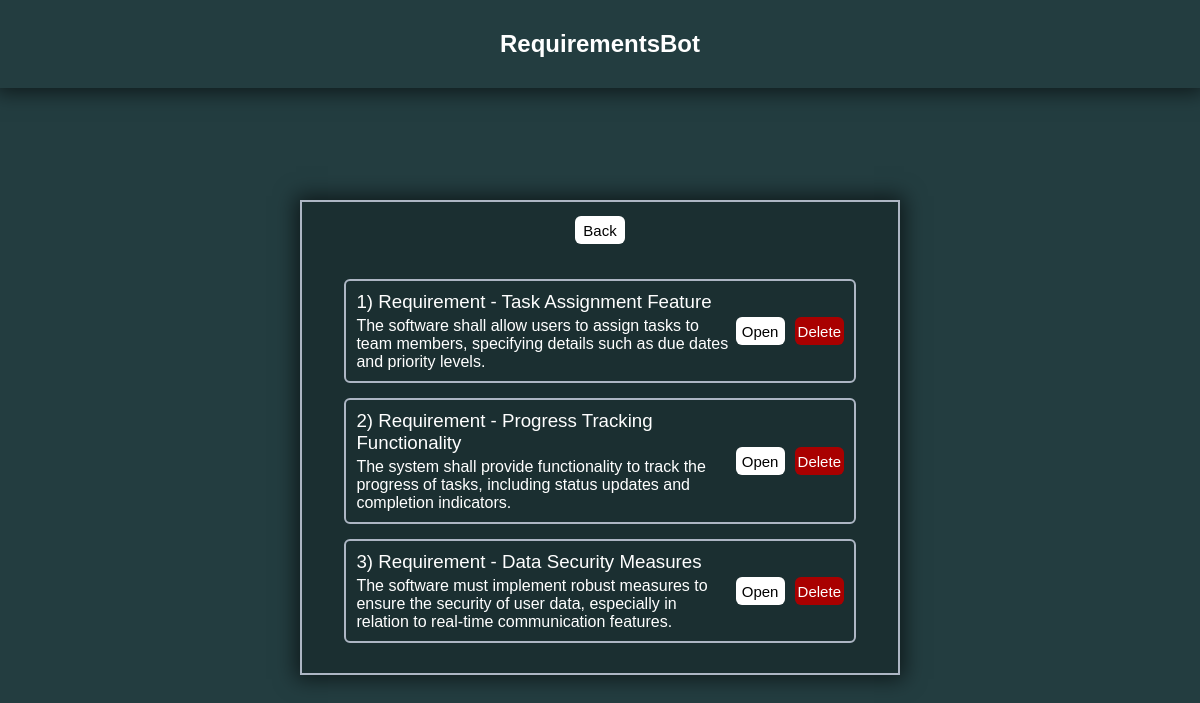
The app's page /requirements, older data.
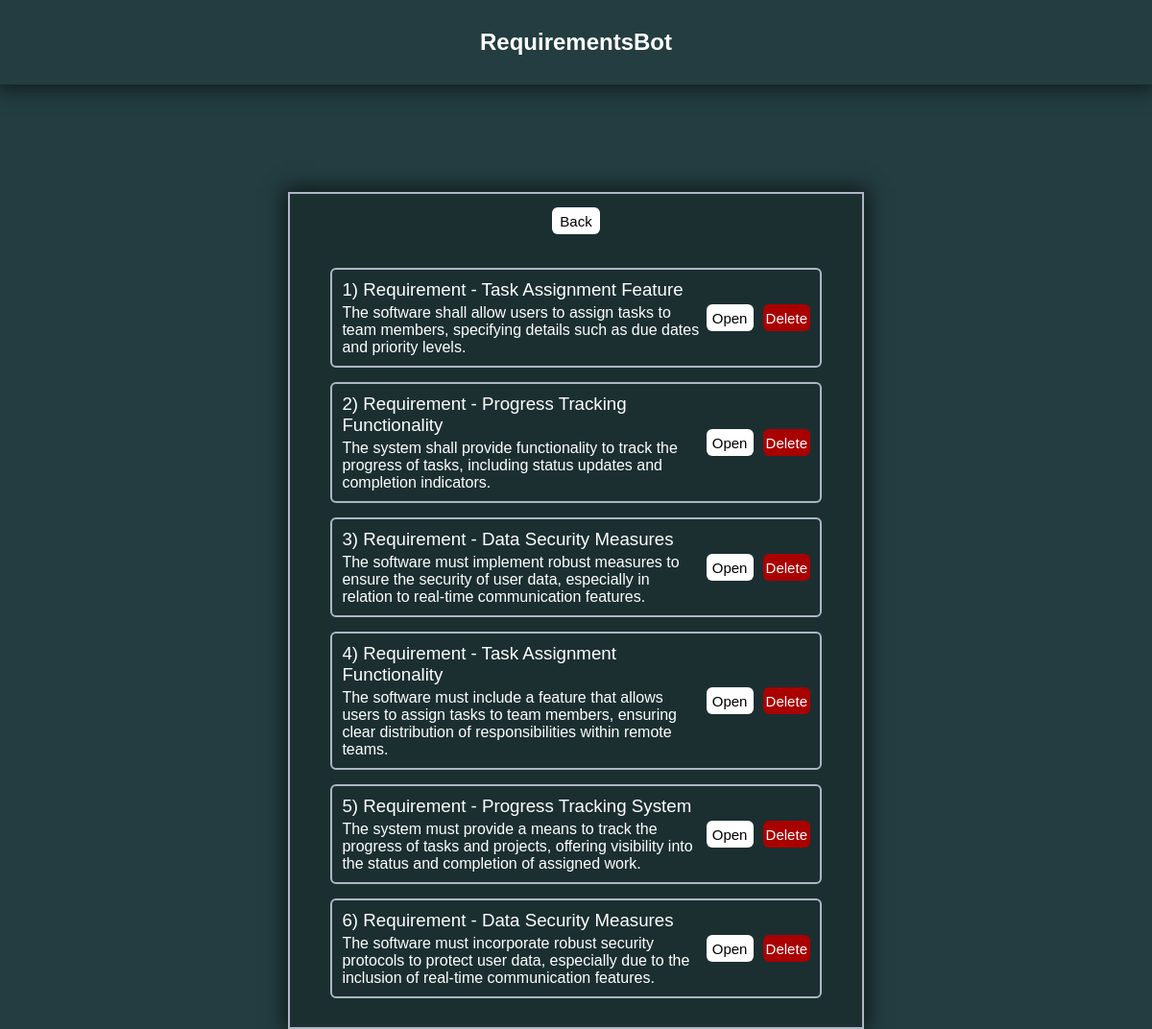
The same page, newer data.
### GPTCommunication/models.py (models this page shows, shortened)
class RequirementsList(models.Model):
    requirementID = models.IntegerField(primary_key=True)
    requirementName = models.CharField(max_length=100)
    requirementDescription = models.TextField()

### GPTCommunication/views.py (the view)
# urls.py: path("requirements", views.RequirementDisplay.showRequirements, name="Requirements"),
    def showRequirements(request):
        requirements = RequirementsList.objects.all()
        return render(request, "GPTCommunication/requirements.html", {
            "requirements": requirements
        })

### GPTCommunication/templates/GPTCommunication/requirements.html (shortened to what this page needs)
{% extends "base.html" %}
{% load static %}
{% block css_files %}
    <link rel="stylesheet" href="{% static "GPTCommunication/requirements.css" %}">
{% endblock css_files %}
{% block content %}
<div id="Layout">
    <div id="BackButtonArea">
        <button id="BackButton" onclick="location.href='{% url "ReqGen"%}';">Back</button>
    </div>
    {% if requirements %}
    <div class="RequirementsArea">
        <div class="RequirementsList">
            {% for requirement in requirements %}
            <div class="Requirements">
                <div class="RequirementElement">
                    <div id="RequirementDescription" >
                        <h3 id="RequirementName">{{requirement.requirementID}}) {{requirement.requirementName }}</h3>
                        <p>{{ requirement.requirementDescription }}</p>
                    </div>
                    <div class="ButtonArea">
                        <div class="DetailButtonArea">
                            <button class="DetailButton" onclick="location.href='{% url "RequirementDetail" requirement.requirementID %}';">Open</button>
                        </div>
                        <div class="DeleteButtonArea">
                            <button class="DeleteButton" onclick="location.href='{% url "ConfDelete" requirement.requirementID %}';">Delete</button>
                        </div>
                    </div>
                </div>
            </div>
            {% endfor %}
        </div>
    </div>
    {% endif %}
</div>
{% endblock content %}

### templates/base.html (shortened to what this page needs)
{% load static %}
<!DOCTYPE html>
<html lang="en">
<head>
    <link rel="stylesheet" href="{% static "style.css" %}">
        {% block css_files %}
        {% endblock css_files %}
</head>
<body>
    {% include "./includes/header.html" %}
    <main class="main_content">
        {% block content %}
        {% endblock content %}
    </main>
</body>
</html>

### templates/includes/header.html
<header class="header">
    <a class="logo">RequirementsBot</a>
</header>

### static/style.css (style rules this page uses)
* { margin: 0; padding: 0; box-sizing: border-box; font-family: "poppins", sans-serif; font-weight: 500; }
body { background-color: #233d40; }
.header { font-size: x-large; box-shadow: rgb(0 0 0 / 60%) 0px 0px 20px 4px; position: fixed; top: 0; left: 0; width: 100%; padding: 30px 100px; background-color: #233d40; display: flex; justify-content: center; align-items: center; z-index: 100; }
.logo { font-family: "poppins", sans-serif; font-size: 20; color: white; text-decoration: none; font-weight: 700; }

### GPTCommunication/static/GPTCommunication/requirements.css (style rules this page uses)
.main_content { margin-top: 200px; display: flex; justify-content: center; }
#Layout { border: 2px solid #ADB6C4; box-shadow: rgb(0 0 0 / 60%) 0px 0px 20px 4px; width: 50%; padding: 14px; padding-bottom: 30px; background: #1b2f31; }
#RequirementName { margin-bottom: 4px; }
.RequirementsArea { margin-top: 20px; color: white; display: flex; justify-content: center; }
#RequirementDescription { flex-grow: 1; width: 75%; }
.RequirementsList:after { content: ""; display: table; clear: both; }
.RequirementElement { display: flex; padding: 10px; margin-top: 15px; border: 2px solid #ADB6C4; border-radius: 6px 6px 6px 6px; height: fit-content; }
.RequirementsList { width: 90%; }
.DeleteButton { padding: 3px; width: 49px; min-height: 28px; border: none; border-radius: 6px 6px 6px 6px; background-color: rgb(169, 0, 0); color: #fff; font-size: 15px; cursor: pointer; transition: background-color .3s ease-in-out; text-align: center; }
.DeleteButtonArea { display: flex; justify-content: end; }
.DetailButton { padding: 3px; width: 49px; min-height: 28px; border: none; border-radius: 6px 6px 6px 6px; background-color: rgb(255, 255, 255); color: #000; font-size: 15px; cursor: pointer; transition: background-color .3s ease-in-out; text-align: center; }
.ButtonArea { flex-grow: 1; display: flex; align-items: center; justify-content: flex-end; }
#BackButtonArea { display: flex; justify-content: center; }
#BackButton { width: 50px; min-height: 28px; border: none; border-radius: 6px 6px 6px 6px; background-color: rgb(255, 255, 255); color: #000; font-size: 15px; cursor: pointer; transition: background-color .3s ease-in-out; text-align: center; }
.DetailButtonArea { margin-right: 10px; }

Row changes from the older to the newer data that the page shows:
added RequirementsList: requirementID "4", requirementName "Requirement - Task Assignment Functionality", requirementDescription "The software must include a feature that allows users to assign tasks to team members, ensuring clear distribution of responsibilities within remote teams."
added RequirementsList: requirementID "5", requirementName "Requirement - Progress Tracking System", requirementDescription "The system must provide a means to track the progress of tasks and projects, offering visibility into the status and completion of assigned work."
added RequirementsList: requirementID "6", requirementName "Requirement - Data Security Measures", requirementDescription "The software must incorporate robust security protocols to protect user data, especially due to the inclusion of real-time communication features."
